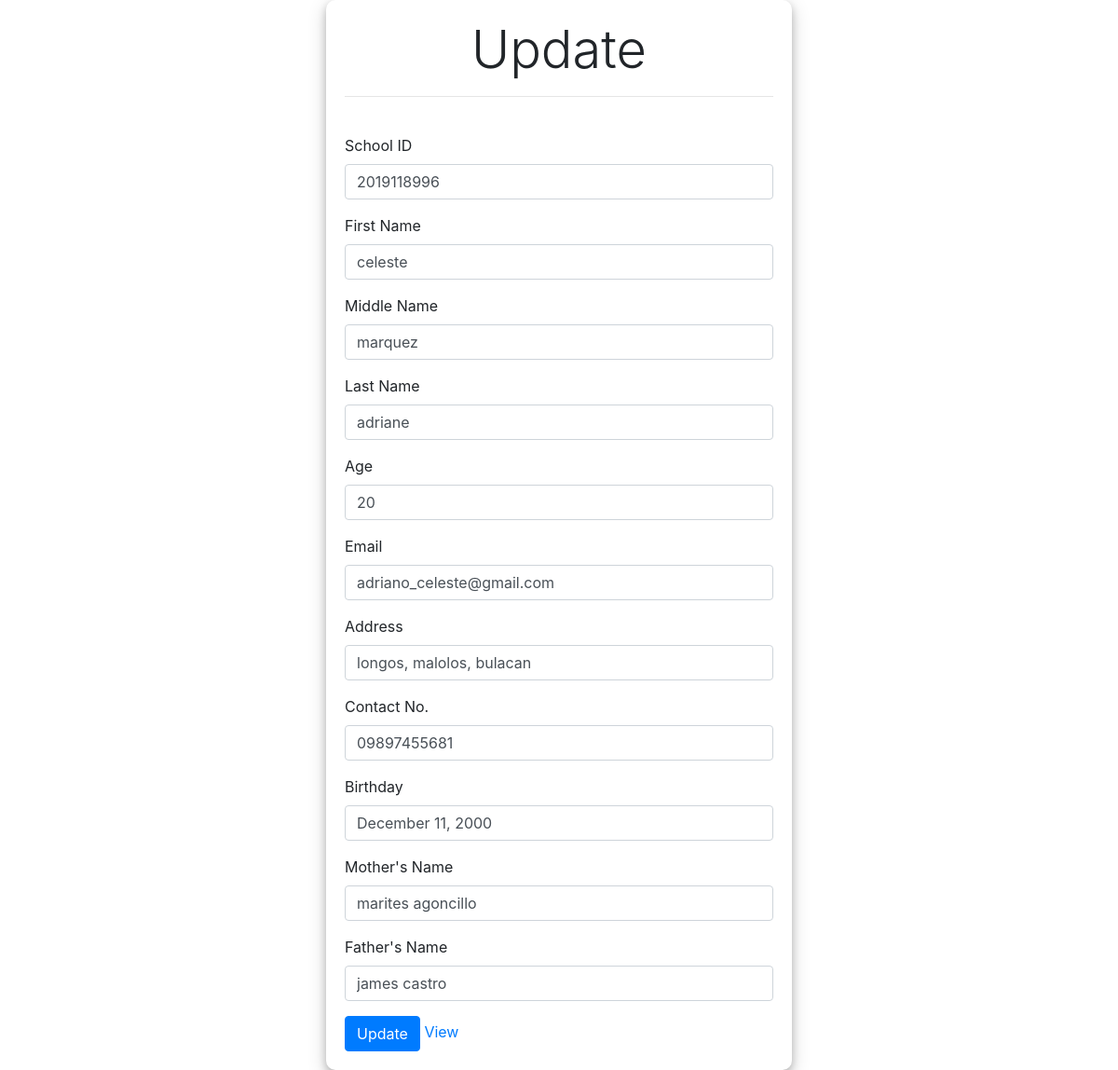
Page /update.php?id=2019118996 on the committed database.
### tables this page shows
CREATE TABLE `student_profile` (
  `id` int(60) NOT NULL,
  `fname` varchar(60) NOT NULL,
  `mname` varchar(60) NOT NULL,
  `lname` varchar(60) NOT NULL,
  `age` int(60) NOT NULL,
  `email` varchar(60) NOT NULL,
  `address` varchar(90) NOT NULL,
  `contactno` varchar(60) NOT NULL,
  `birthday` varchar(60) NOT NULL,
  `mothersname` varchar(60) NOT NULL,
  `fathersname` varchar(60) NOT NULL
);

### php/Update.php (called while the page is built)
<?php
if (isset($_GET['id'])) {
	include "conn.php";
	function validate($data){
        $data = trim($data);
        $data = stripslashes($data);
        $data = htmlspecialchars($data);
        return $data;
	}
	$id = validate($_GET['id']);
	$sql = "SELECT * FROM `student_profile` WHERE id=$id";
    $result = mysqli_query($conn, $sql);
    if (mysqli_num_rows($result) > 0) {
    	$row = mysqli_fetch_assoc($result);
    }else {
    	header("Location: read.php");
    }
}else if(isset($_POST['update'])){
    include "../conn.php";
    function validate($data){
        $data = trim($data);
        $data = stripslashes($data);
        $data = htmlspecialchars($data);
        return $data;
	}
	$stud_id = validate($_POST['id']);
	$firstname = validate($_POST['fname']);
	$middlename = validate($_POST['mname']);
	$lastname = validate($_POST['lname']);
	$age = validate($_POST['age']);
	$email = validate($_POST['email']);
	$address = validate($_POST['address']);
	$number = validate($_POST['contactno']);
	$birthday = validate($_POST['birthday']);
	$mothersname = validate($_POST['mothersname']);
	$fathersname = validate($_POST['fathersname']);
       $sql = "UPDATE `student_profile`
                SET id='$stud_id', fname='$fname', mname='$mname', lname='$lname', age='$age', email='$email', address='$address', contactno='number', birthday='$birthday', mothersname='$mothersname', fathersname='fathersname' WHERE id=$id ";
       $result = mysqli_query($conn, $sql);
       if ($result) {
       	  header("Location: ../read.php?success=successfully updated");
       }else {
          header("Location: ../update.php?id=$id&error=unknown error occurred&$user_data");
       }
}else {
	header("Location: read.php");
}
?>

### update.php (the view, shortened to what this page needs)
<?php include "php/Update.php"; ?>
<!DOCTYPE html>
<html>
<head>
	<link rel="stylesheet" href="https://maxcdn.bootstrapcdn.com/bootstrap/4.0.0/css/bootstrap.min.css">
    <link rel="stylesheet" href="css/style.css">
</head>
<body>
	<div class="container">
		<form action="php/Update.php"
		      method="post">
		   <h4 class="display-4 text-center">Update</h4><hr><br>
            <div class="form-group">
		     <label for="id">School ID</label>
		     <input type="id"
		           class="form-control"
		           id="id"
		           name="id"
		           value="<?=$row['id'] ?>" >
		   </div>
		   <div class="form-group">
		     <label for="fname">First Name</label>
		     <input type="fname"
		           class="form-control"
		           id="fname"
		           name="fname"
		           value="<?=$row['fname'] ?>" >
		   </div>
           <div class="form-group">
		     <label for="mname">Middle Name</label>
		     <input type="mname"
		           class="form-control"
		           id="mname"
		           name="mname"
		           value="<?=$row['mname'] ?>" >
		   </div>
           <div class="form-group">
		     <label for="lname">Last Name</label>
		     <input type="lname"
		           class="form-control"
		           id="lname"
		           name="lname"
		           value="<?=$row['lname'] ?>" >
		   </div>
           <div class="form-group">
		     <label for="age">Age</label>
		     <input type="age"
		           class="form-control"
		           id="age"
		           name="age"
		           value="<?=$row['age'] ?>" >
		   </div>
		   <div class="form-group">
		     <label for="email">Email</label>
		     <input type="email"
		           class="form-control"
		           id="email"
		           name="email"
		           value="<?=$row['email'] ?>" >
		   </div>
           <div class="form-group">
		     <label for="address">Address</label>
		     <input type="address"
		           class="form-control"
		           id="address"
		           name="address"
		           value="<?=$row['address'] ?>" >
		   </div>
           <div class="form-group">
		     <label for="contactno">Contact No. </label>
		     <input type="contactno"
		           class="form-control"
		           id="contactno"
		           name="contactno"
		           value="<?=$row['contactno'] ?>" >
		   </div>
           <div class="form-group">
		     <label for="birthday">Birthday </label>
		     <input type="birthday"
		           class="form-control"
		           id="birthday"
		           name="birthday"
		           value="<?=$row['birthday'] ?>" >
		   </div>
           <div class="form-group">
		     <label for="mothersname">Mother's Name </label>
		     <input type="mothersname"
		           class="form-control"
		           id="mothersname"
		           name="mothersname"
		           value="<?=$row['mothersname'] ?>" >
		   </div>
           <div class="form-group">
		     <label for="fathersname">Father's Name </label>
		     <input type="fathersname"
		           class="form-control"
		           id="fathersname"
		           name="fathersname"
		           value="<?=$row['fathersname'] ?>" >
		   </div>
		   <button type="submit"
		           class="btn btn-primary"
		           name="Update">Update</button>
		    <a href="read.php" class="link-primary">View</a>
	    </form>
	</div>
</body>
</html>

### css/style.css (style rules this page uses)
.container { min-height: 100vh; display: flex; justify-content: center; align-items: center; flex-direction: column; }
.container form { width: 500px; padding: 20px; border-radius: 10px; box-shadow: 0 4px 8px 0 rgba(0, 0, 0, 0.2), 0 6px 20px 0 rgba(0, 0, 0, 0.19); }

### rows in the picture
student_profile: id "2019118996", fname "celeste", mname "marquez", lname "adriane", age "20", email "adriano_celeste@gmail.com", address "longos, malolos, bulacan", contactno "09897455681", birthday "December 11, 2000", mothersname "marites agoncillo", fathersname "james castro"
